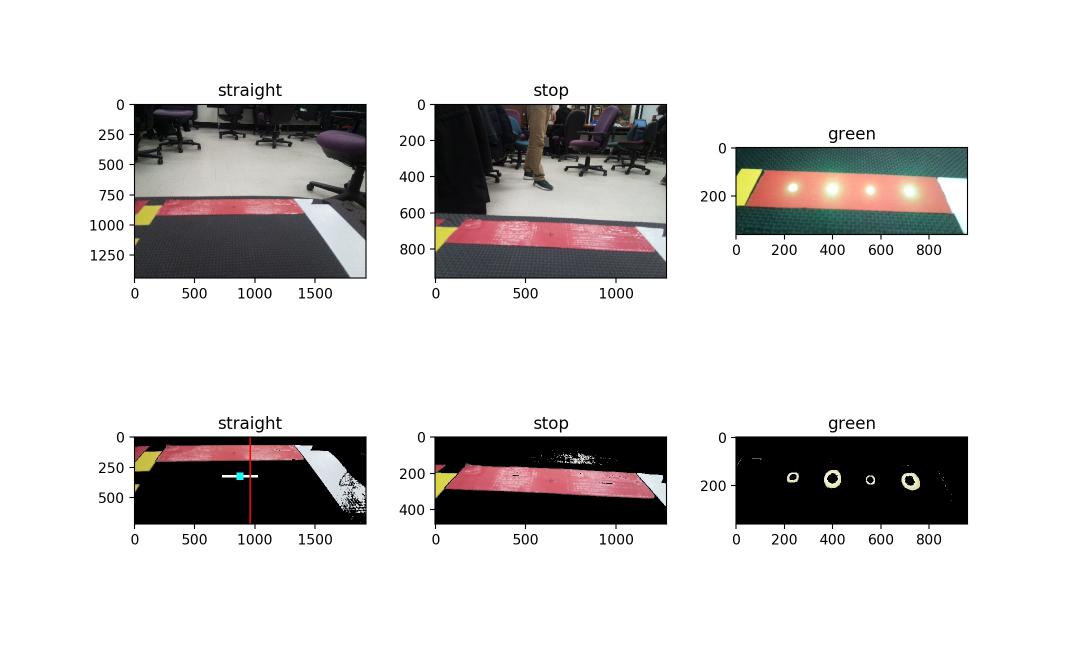
#> input picture stop.jpg, 2150 x 1330 px (shown at 1/2 size)
$ python -i detect_rgb_debug5.py   (imports and definitions only)
#> lines starting #> are read from the running program, lines starting #| are printed output that depends on the picture; after the words box and inside, x2 and y2 are one past the last pixel; in counts of white or black regions, pixels touching at a corner belong together
import numpy as np
import cv2
from PIL import Image
import matplotlib.pyplot as plt
import time

def detect(img):

    h, w, _ = img.shape
#> h = 1330; w = 2150
    img = cv2.GaussianBlur(img, (5, 5), 0)
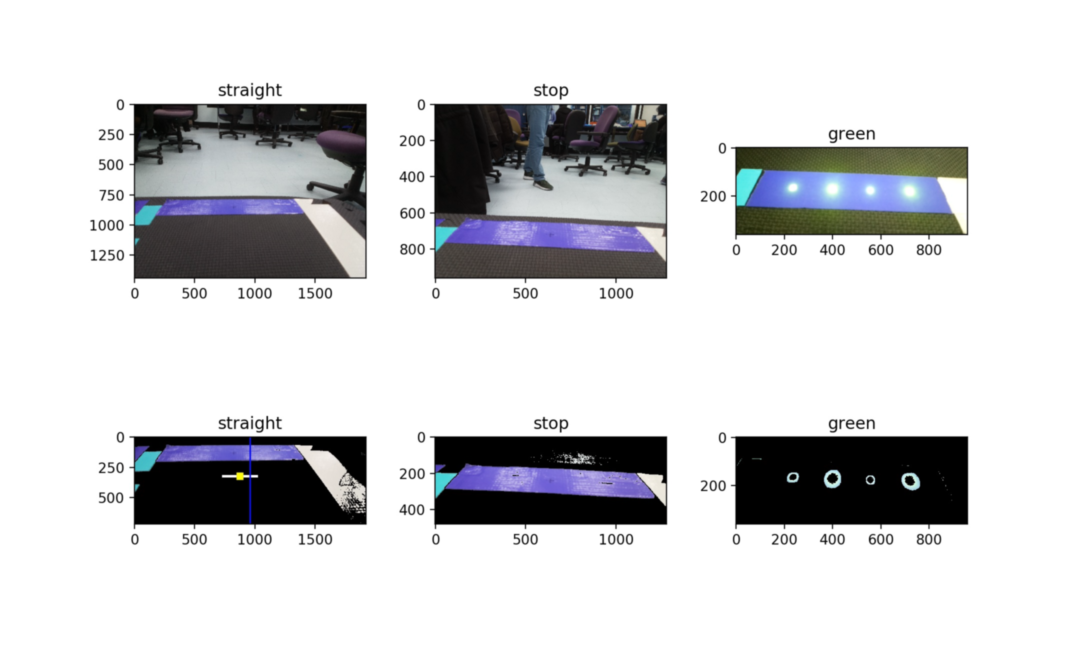
#> img: shape (1330, 2150, 3) (shown at 1/2 size); mean of channels 0, 1, 2 213.4, 211.5, 211.1; drawn as B, G, R
    hsv_img = cv2.cvtColor(img, cv2.COLOR_RGB2HSV)
#> hsv_img: shape (1330, 2150, 3); mean H, S, V 14.4, 9.8, 214.5

    # latest
    yellow_low = np.array([20, 43, 46])
    yellow_high = np.array([34, 255, 255])

    # latest
    white_low = np.array([0, 0, 221])
    white_high = np.array([180, 30, 255])

    # latest
    red_low = np.array([0, 43, 46])
    red_high = np.array([10, 255, 255])

    # latest
    green_low = np.array([30, 0, 255])
    green_high = np.array([80, 200, 255])

    r_thresh = float(0.18)
    y_thresh = float(0.01)
    w_thresh = float(0.01)
    g_thresh = float(0.0045)

    center = int(w/2)
#> center = 1075

    # hsv_img = hsv_img[:, int(w / 6):int(w * 5 / 6), :]

    # hsv_img = hsv_img[:, int(w / 4):int(w), :]

    print(hsv_img.shape)
#| (1330, 2150, 3)

    mask_red = cv2.inRange(hsv_img, red_low, red_high)
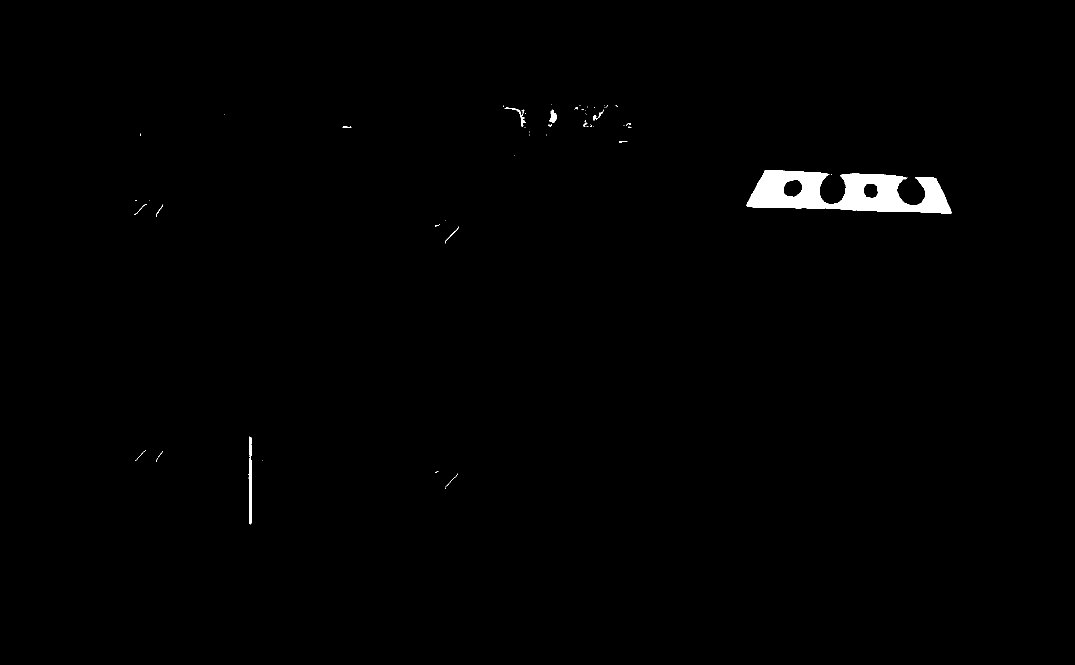
#> mask_red: shape (1330, 2150) (shown at 1/2 size); 0.79% white; 58 white regions (44 under 20 px), largest, box (x1, y1, x2, y2) and area: (1493, 340, 1903, 428) 20815, (497, 873, 504, 1049) 836, (1099, 219, 1113, 246) 237
    mask_yellow = cv2.inRange(hsv_img, yellow_low, yellow_high)
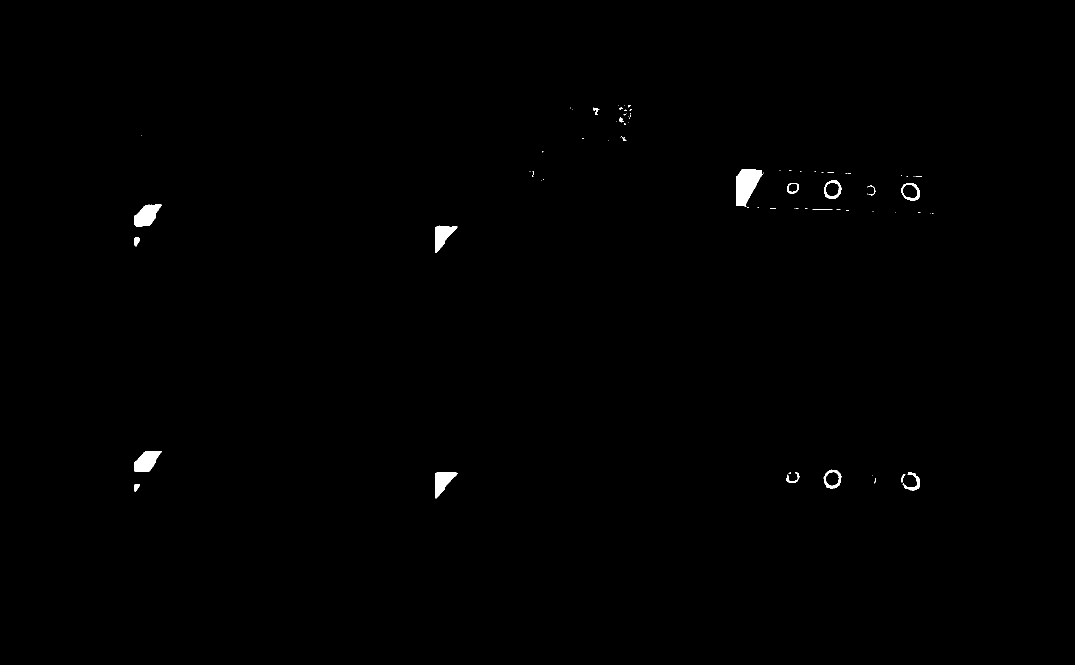
#> mask_yellow: shape (1330, 2150) (shown at 1/2 size); 0.39% white; 82 white regions (63 under 20 px), largest, box (x1, y1, x2, y2) and area: (1472, 339, 1526, 414) 2617, (269, 409, 323, 453) 1553, (269, 902, 324, 944) 1504
    mask_white = cv2.inRange(hsv_img, white_low, white_high)
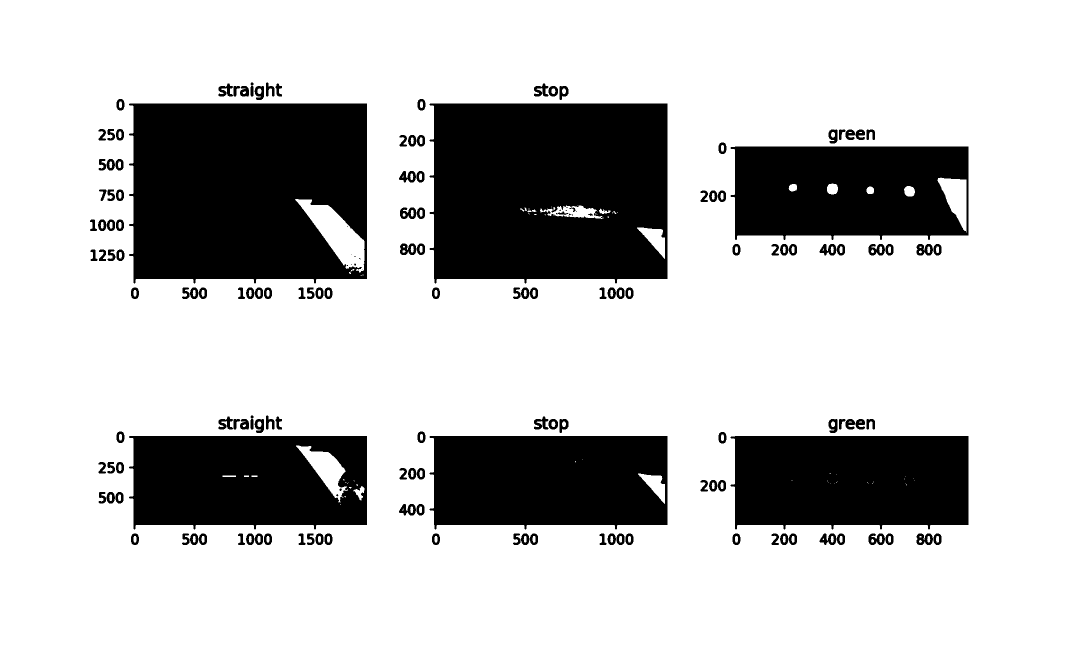
#> mask_white: shape (1330, 2150) (shown at 1/2 size); 76.4% white; 166 black regions (16 under 20 px), largest, box (x1, y1, x2, y2) and area: (859, 207, 1335, 567) 160503, (258, 207, 734, 567) 156061, (1461, 872, 1937, 1059) 83346
    mask_green = cv2.inRange(hsv_img, green_low, green_high)
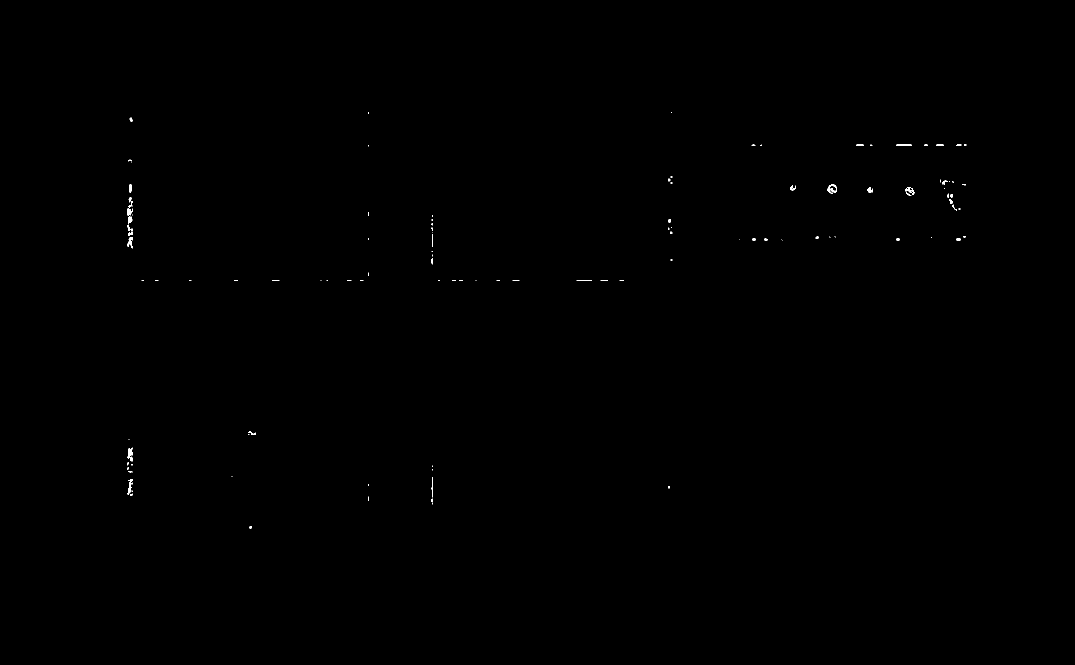
#> mask_green: shape (1330, 2150) (shown at 1/2 size); 0.09% white; 119 white regions (77 under 20 px), largest, box (x1, y1, x2, y2) and area: (1655, 369, 1674, 387) 168, (255, 474, 265, 497) 119, (255, 964, 263, 990) 104

    mask = mask_red + mask_yellow + mask_white + mask_green

    # img = img[:, int(w / 6):int(w * 5 / 6), :]

    # img = img[:, int(w / 4):int(w), :]

    h, w, _ = img.shape

    img = cv2.bitwise_and(img, img, mask=mask_green)

    r_ratio = float(format((mask_red > 0).sum() / float(w * h), '.4f'))
#> r_ratio = 0.0079
    y_ratio = float(format((mask_yellow > 0).sum() / float(w * h), '.4f'))
#> y_ratio = 0.0039
    w_ratio = float(format((mask_white > 0).sum() / float(w * h), '.4f'))
#> w_ratio = 0.764
    g_ratio = float(format((mask_green > 0).sum() / float(w * h), '.4f'))
#> g_ratio = 0.0009

    # [32 lines of commented-out code are left out]

    return img, g_ratio


fname = '960/'


# [11 lines not run here, left out]

    # [70 lines of commented-out code are left out]

>>> import cv2
>>> picture = cv2.cvtColor(cv2.imread('../stop.jpg'), cv2.COLOR_BGR2RGB)
>>> result = detect(picture)
